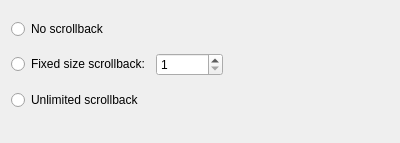
<?xml version="1.0" encoding="UTF-8"?>
<ui version="4.0">
 <class>HistorySizeWidget</class>
 <widget class="QWidget" name="HistorySizeWidget">
  <property name="geometry">
   <rect>
    <x>0</x>
    <y>0</y>
    <width>400</width>
    <height>143</height>
   </rect>
  </property>
  <property name="sizePolicy">
   <sizepolicy hsizetype="Preferred" vsizetype="Fixed">
    <horstretch>0</horstretch>
    <verstretch>0</verstretch>
   </sizepolicy>
  </property>
  <layout class="QVBoxLayout" name="verticalLayout">
   <item>
    <widget class="QRadioButton" name="noHistoryButton">
     <property name="sizePolicy">
      <sizepolicy hsizetype="Preferred" vsizetype="Fixed">
       <horstretch>0</horstretch>
       <verstretch>0</verstretch>
      </sizepolicy>
     </property>
     <property name="toolTip">
      <string>Do not remember previous output</string>
     </property>
     <property name="text">
      <string>No scrollback</string>
     </property>
    </widget>
   </item>
   <item>
    <layout class="QHBoxLayout">
     <property name="sizeConstraint">
      <enum>QLayout::SetFixedSize</enum>
     </property>
     <item>
      <widget class="QRadioButton" name="fixedSizeHistoryButton">
       <property name="sizePolicy">
        <sizepolicy hsizetype="Preferred" vsizetype="Fixed">
         <horstretch>0</horstretch>
         <verstretch>0</verstretch>
        </sizepolicy>
       </property>
       <property name="toolTip">
        <string>Limit the remembered output to a fixed number of lines</string>
       </property>
       <property name="text">
        <string>Fixed size scrollback:</string>
       </property>
      </widget>
     </item>
     <item>
      <widget class="KPluralHandlingSpinBox" name="historyLineSpinner">
       <property name="toolTip">
        <string>Number of lines of output to remember</string>
       </property>
       <property name="minimum">
        <number>1</number>
       </property>
       <property name="maximum">
        <number>1000000</number>
       </property>
      </widget>
     </item>
     <item>
      <spacer>
       <property name="orientation">
        <enum>Qt::Horizontal</enum>
       </property>
       <property name="sizeHint" stdset="0">
        <size>
         <width>20</width>
         <height>20</height>
        </size>
       </property>
      </spacer>
     </item>
    </layout>
   </item>
   <item>
    <widget class="QRadioButton" name="unlimitedHistoryButton">
     <property name="sizePolicy">
      <sizepolicy hsizetype="Preferred" vsizetype="Fixed">
       <horstretch>0</horstretch>
       <verstretch>0</verstretch>
      </sizepolicy>
     </property>
     <property name="toolTip">
      <string>Remember all output produced by the terminal</string>
     </property>
     <property name="text">
      <string>Unlimited scrollback</string>
     </property>
    </widget>
   </item>
   <item>
    <widget class="KMessageWidget" name="unlimitedWarningWidget">
     <property name="sizePolicy">
      <sizepolicy hsizetype="Preferred" vsizetype="Fixed">
       <horstretch>0</horstretch>
       <verstretch>0</verstretch>
      </sizepolicy>
     </property>
    </widget>
   </item>
  </layout>
 </widget>
 <customwidgets>
  <customwidget>
   <class>KPluralHandlingSpinBox</class>
   <extends>QSpinBox</extends>
   <header>KPluralHandlingSpinBox</header>
  </customwidget>
  <customwidget>
   <class>KMessageWidget</class>
   <extends>QFrame</extends>
   <header>kmessagewidget.h</header>
   <container>1</container>
  </customwidget>
 </customwidgets>
 <resources/>
 <connections>
  <connection>
   <sender>fixedSizeHistoryButton</sender>
   <signal>toggled(bool)</signal>
   <receiver>historyLineSpinner</receiver>
   <slot>setEnabled(bool)</slot>
  </connection>
 </connections>
</ui>
